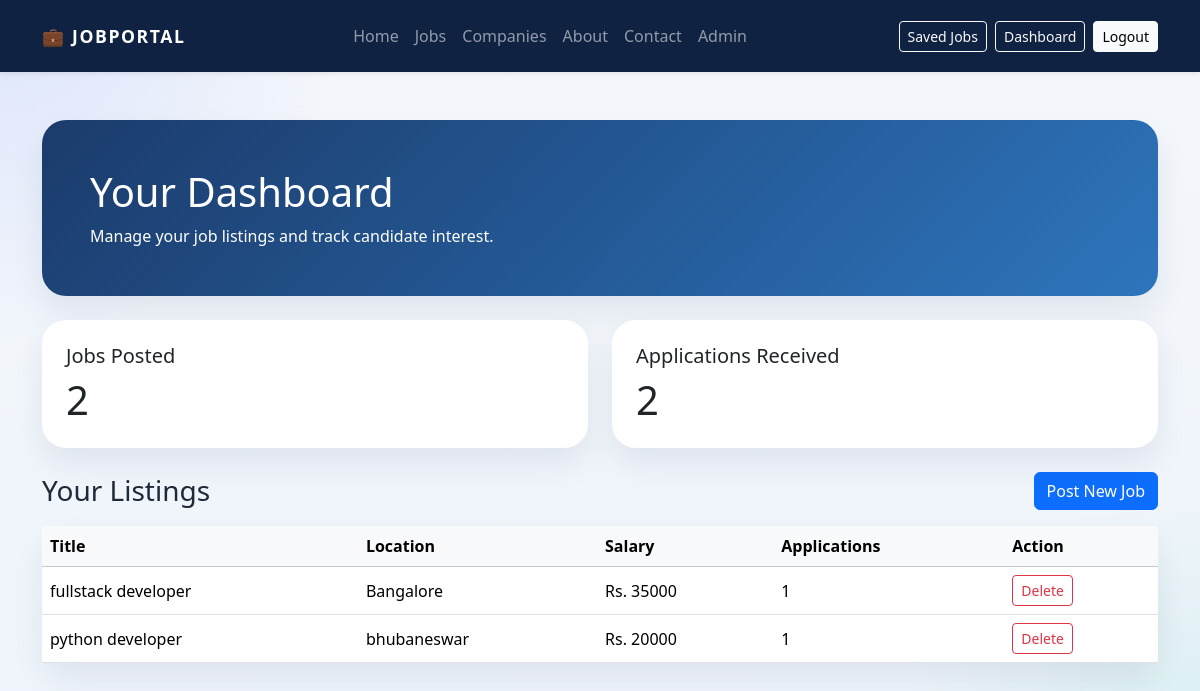
Page /dashboard/ (signed in) on the earlier database version.
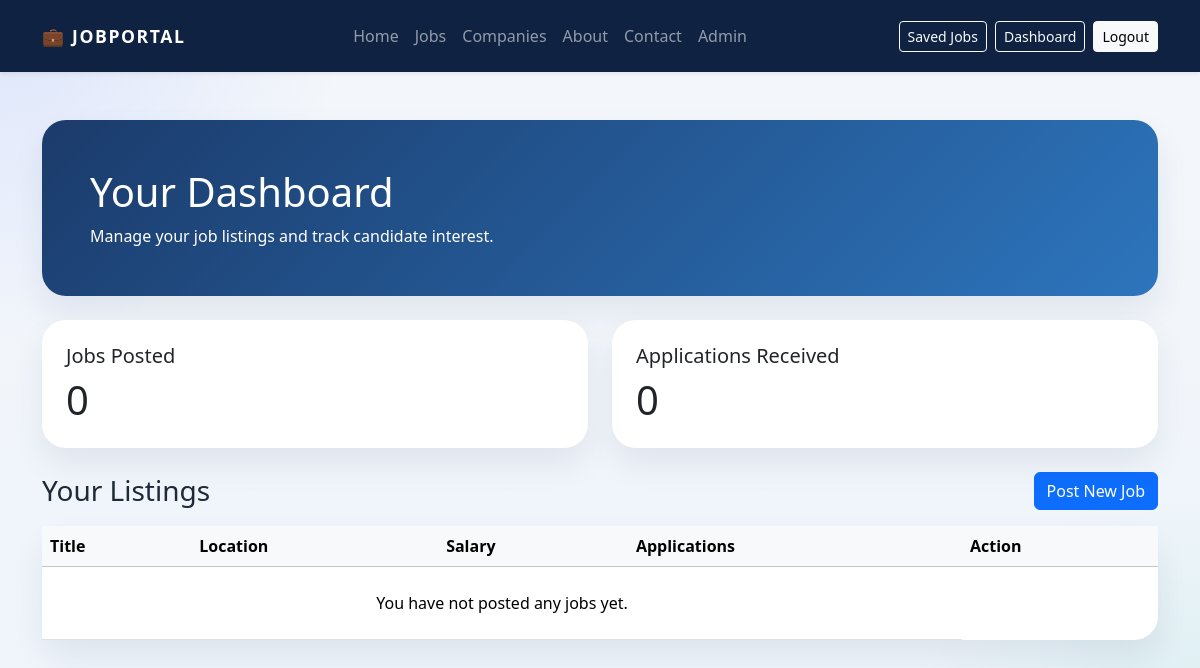
Same page on the later database version.
### job/models.py (models this page shows, shortened)
class Job(models.Model):
    employer = models.ForeignKey(User, on_delete=models.CASCADE, related_name='jobs')
    title = models.CharField(max_length=200)
    description = models.TextField()
    location = models.CharField(max_length=100)
    salary = models.IntegerField()
    created_at = models.DateTimeField(auto_now_add=True)

### job/views.py (the view, shortened to what this page needs)
# urls.py: path('dashboard/', views.dashboard, name='dashboard'),
@login_required
def dashboard(request):
    user_role = get_user_role(request.user)
    if user_role == UserProfile.EMPLOYER:
        jobs = Job.objects.filter(employer=request.user).annotate(application_count=Count('applications')).order_by('-created_at')
        context = {
            'user_role': user_role,
            'jobs': jobs,
            'total_jobs': jobs.count(),
            'total_applications': sum(job.application_count for job in jobs),
        }
    return render(request, 'dashboard.html', context)

### job/views.py (called while the page is built)
def get_user_role(user):
    if not user.is_authenticated:
        return None
    if user.is_superuser or user.is_staff:
        return 'admin'
    profile, _ = UserProfile.objects.get_or_create(user=user, defaults={'role': UserProfile.CANDIDATE})
    return profile.role

### job/templates/dashboard.html (shortened to what this page needs)
{% extends 'base.html' %}
{% block content %}
<div class="row g-4">
    <div class="col-12">
        <div class="card dashboard-card accent-panel">
            <div class="card-body p-4 p-lg-5">
                <h1 class="display-6 mb-2">Your Dashboard</h1>
                <p class="mb-0">
                    {% if user_role == 'employer' %}
                        Manage your job listings and track candidate interest.
                    {% else %}
                        Review your applications and discover new opportunities.
                    {% endif %}
                </p>
            </div>
        </div>
    </div>
    {% if user_role == 'employer' %}
        <div class="col-md-6">
            <div class="card dashboard-card">
                <div class="card-body p-4">
                    <h5 class="card-title">Jobs Posted</h5>
                    <p class="display-6 mb-0">{{ total_jobs }}</p>
                </div>
            </div>
        </div>
        <div class="col-md-6">
            <div class="card dashboard-card">
                <div class="card-body p-4">
                    <h5 class="card-title">Applications Received</h5>
                    <p class="display-6 mb-0">{{ total_applications }}</p>
                </div>
            </div>
        </div>
        <div class="col-12">
            <div class="d-flex justify-content-between align-items-center mb-3">
                <h3 class="mb-0">Your Listings</h3>
                <a class="btn btn-primary" href="{% url 'post_job' %}">Post New Job</a>
            </div>
            <div class="card dashboard-card">
                <div class="table-responsive">
                    <table class="table align-middle mb-0">
                        <thead class="table-light">
                            <tr>
                                <th>Title</th>
                                <th>Location</th>
                                <th>Salary</th>
                                <th>Applications</th>
                                <th>Action</th>
                            </tr>
                        </thead>
                        <tbody>
                            {% for job in jobs %}
                                <tr>
                                    <td>{{ job.title }}</td>
                                    <td>{{ job.location }}</td>
                                    <td>Rs. {{ job.salary }}</td>
                                    <td>{{ job.application_count }}</td>
                                    <td>
                                        <form method="post" action="{% url 'delete_job' job.id %}" class="d-inline">
                                            <button type="submit" class="btn btn-sm btn-outline-danger">Delete</button>
                                        </form>
                                    </td>
                                </tr>
                            {% empty %}
                                <tr>
                                    <td colspan="4" class="text-center py-4">You have not posted any jobs yet.</td>
                                </tr>
                            {% endfor %}
                        </tbody>
                    </table>
                </div>
            </div>
        </div>
    {% endif %}
</div>
{% endblock %}

Differences in the rows shown:
removed Job: title "fullstack developer", location "Bangalore", salary "35000", application_count "1"
removed Job: title "python developer", location "bhubaneswar", salary "20000", application_count "1"
Other differences:
{{ total_jobs }}: "2" → "0"
{{ total_applications }}: "2" → "0"
text now shown: "You have not posted any jobs yet."
